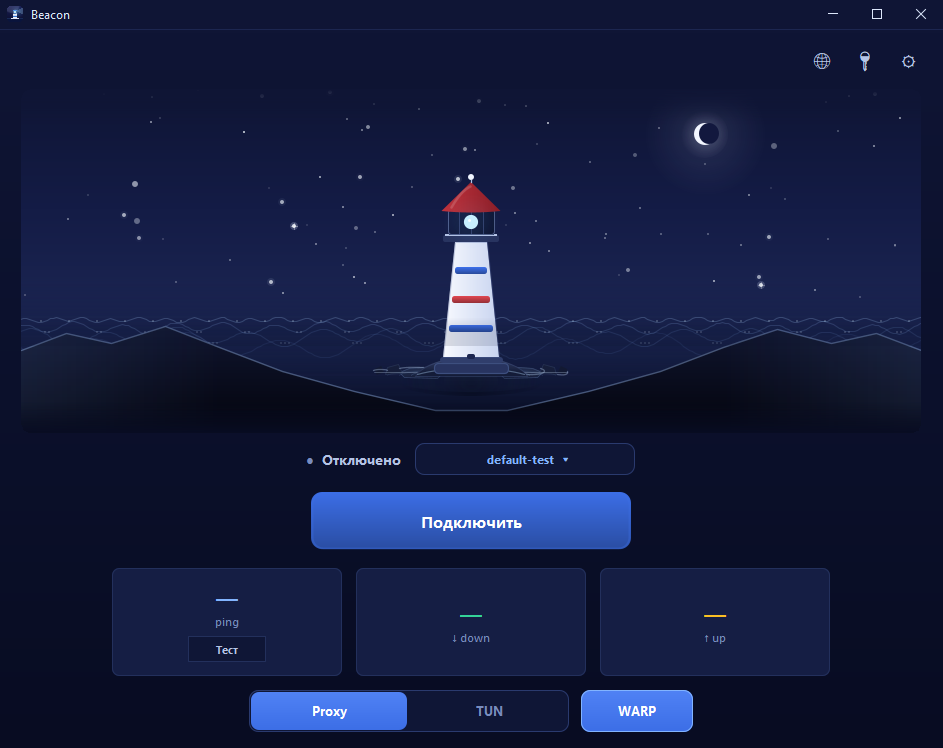
#> input picture .assets/screenshot-off.png, 943 x 748 px
$ python frame-screenshots.py
#> lines starting #> are read from the running program, lines starting #| are printed output that depends on the picture
"""Frames raw desktop screenshots into branded Mayak cards for README/store."""
from pathlib import Path
from PIL import Image, ImageDraw, ImageFilter, ImageFont

ROOT = Path(__file__).resolve().parent.parent
ASSETS = ROOT / ".assets"
ICON = ROOT / "desktop" / "src" / "main" / "resources" / "icon.png"

OS_BAR = 30          # height of the windows title bar to crop away
TITLE_H = 46         # our custom title bar
RADIUS = 16
PAD = 48             # space around the card for the shadow
BAR_BG = (12, 19, 46)
TEXT = (233, 238, 252)

def font(size, bold=True):
    name = "segoeuib.ttf" if bold else "segoeui.ttf"
    try:
        return ImageFont.truetype(f"C:/Windows/Fonts/{name}", size)
    except OSError:
        return ImageFont.load_default()

def rounded_mask(size, radius):
    m = Image.new("L", size, 0)
    ImageDraw.Draw(m).rounded_rectangle([0, 0, size[0] - 1, size[1] - 1], radius, fill=255)
    return m

def frame(src: Path, dst: Path):
    shot = Image.open(src).convert("RGBA")
#> shot is the input picture: PIL image 943x748 RGBA; mean R, G, B, A 19.9, 27.9, 62.8, 255
    w, h = shot.size
#> w = 943; h = 748
    content = shot.crop((0, OS_BAR, w, h))
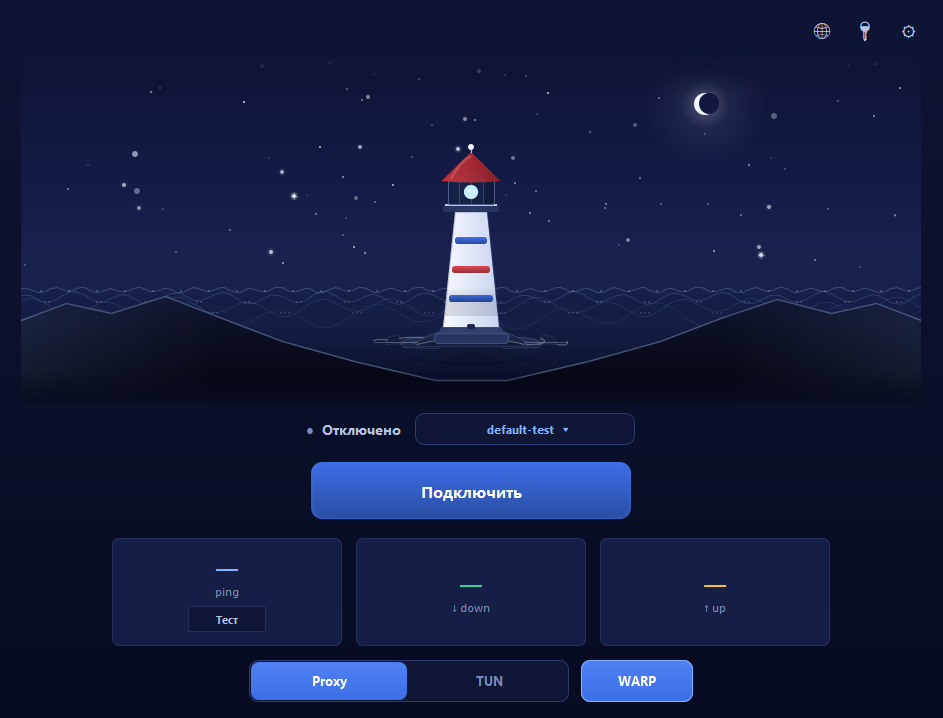
#> content: PIL image 943x718 RGBA; mean R, G, B, A 20, 28.1, 63.1, 255
    cw, ch = content.size
#> cw = 943; ch = 718

    card = Image.new("RGBA", (cw, TITLE_H + ch), BAR_BG)
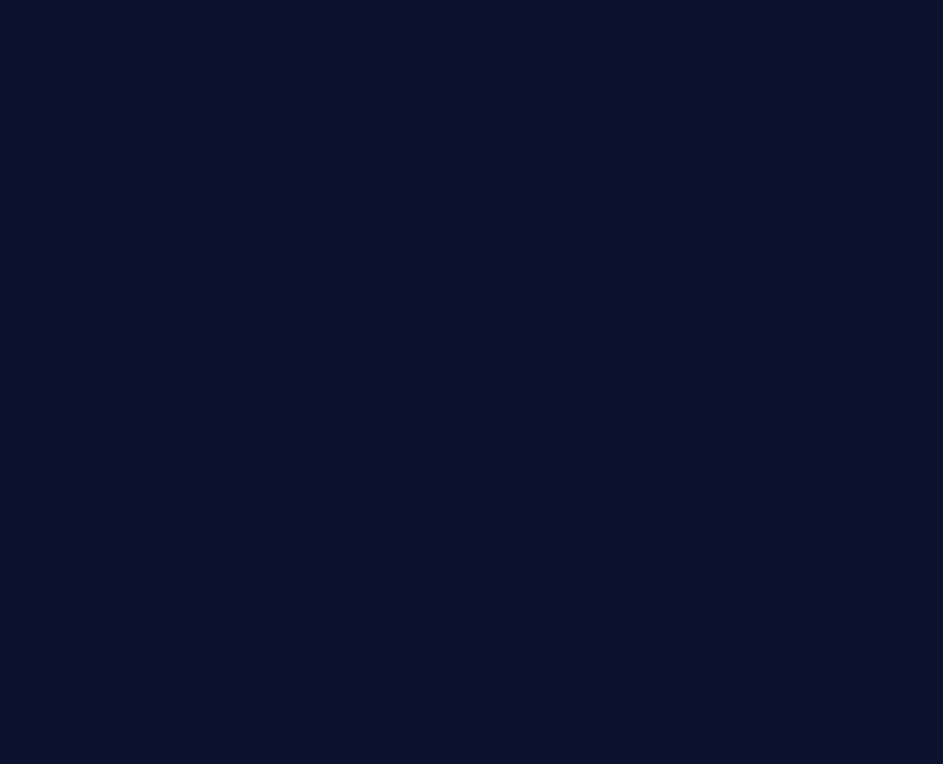
#> card: PIL image 943x764 RGBA; mean R, G, B, A 12, 19, 46, 255
    d = ImageDraw.Draw(card)
    d.rectangle([0, 0, cw, TITLE_H], fill=BAR_BG)

#> (the run stopped early here; a loop or call above may not have finished)

$ run again, with .assets/redesign-android.png copied over .assets/screenshot-off.png
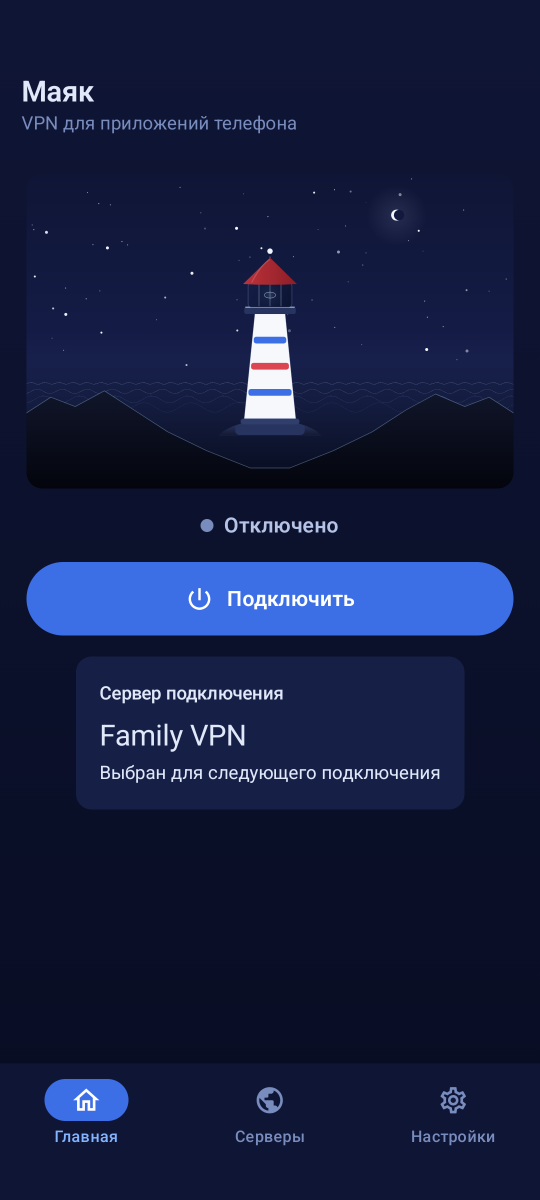
#> input picture .assets/redesign-android.png, 1080 x 2400 px (shown at 1/2 size)
#> in frame, shot is the input picture: PIL image 1080x2400 RGBA; mean R, G, B, A 20.9, 29.2, 64.2, 255
#> in frame, `content = shot.crop((0, OS_BAR, w, h))`:
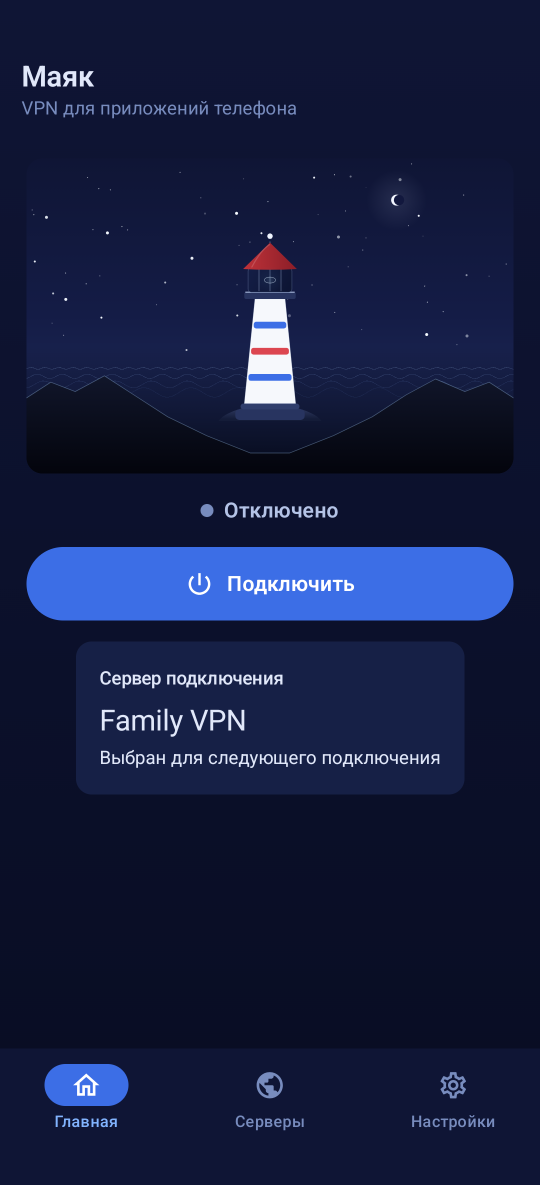
#> content: PIL image 1080x2370 RGBA (shown at 1/2 size); mean R, G, B, A 20.9, 29.3, 64.3, 255

$ run again, with .assets/redesign-settings.png copied over .assets/screenshot-off.png
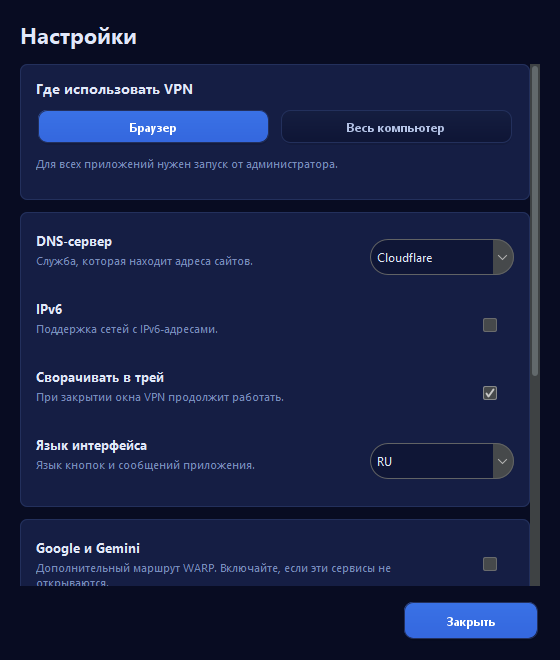
#> input picture .assets/redesign-settings.png, 560 x 660 px
#> in frame, `content = shot.crop((0, OS_BAR, w, h))`:
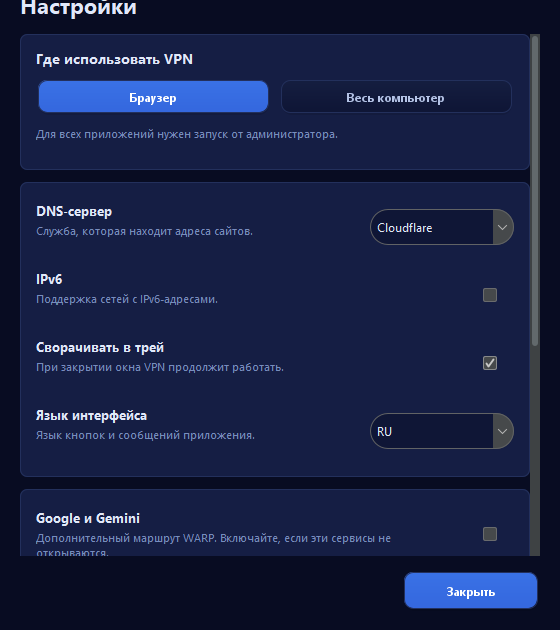
#> content: PIL image 560x630 RGBA; mean R, G, B, A 23.6, 32.7, 68.2, 255
